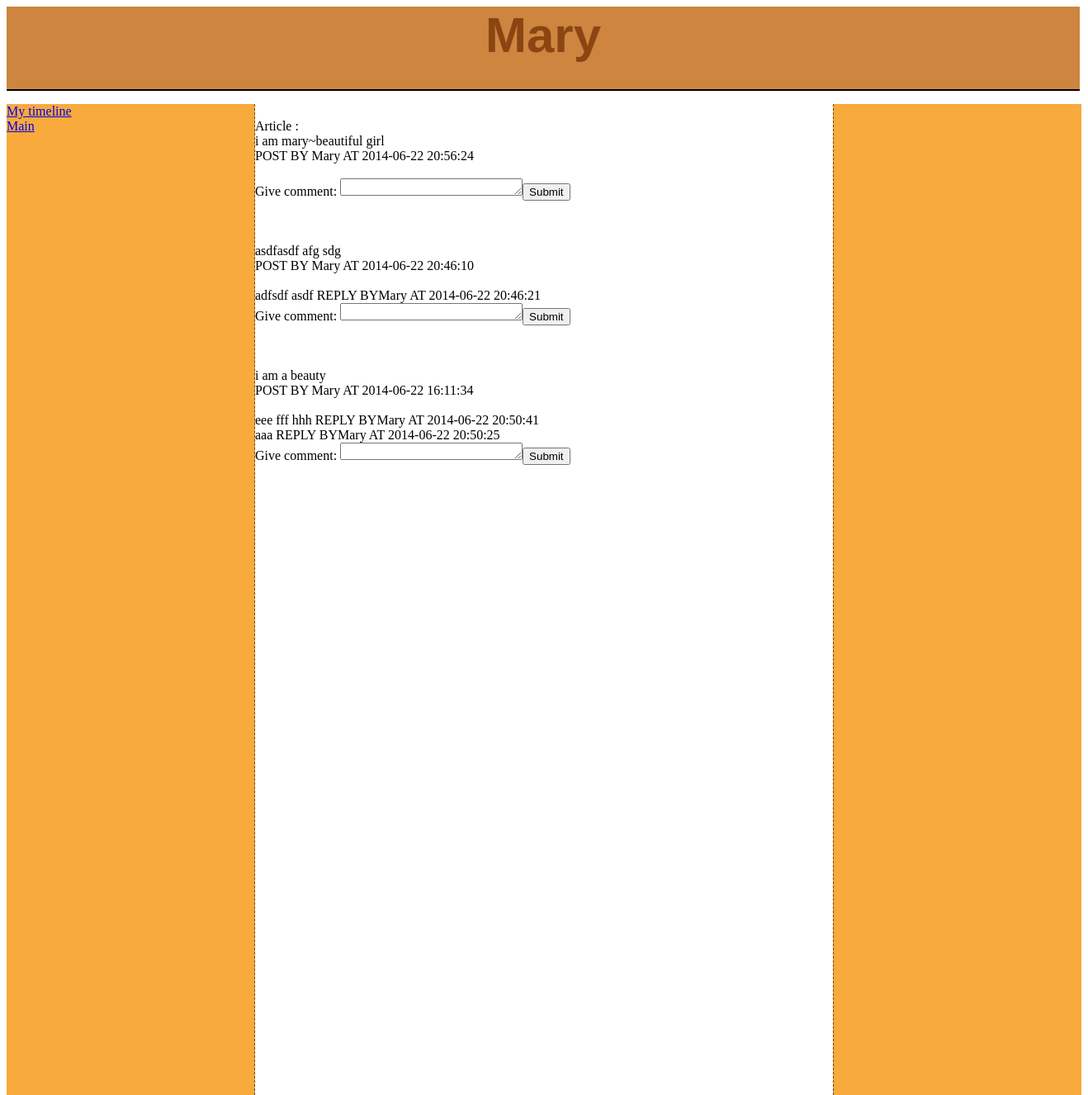
Screenshot of /timeline.php?uid=6 (signed in) with the database file from the repository.
### tables this page shows
CREATE TABLE IF NOT EXISTS `personal_info` (
  `uid` varchar(15) NOT NULL,
  `name` varchar(30) NOT NULL,
  `sex` enum('M','F') NOT NULL,
  `birthday` date NOT NULL,
  `hid` varchar(15) NOT NULL,
  `modtime` datetime NOT NULL,
  PRIMARY KEY (`uid`)
);

CREATE TABLE IF NOT EXISTS `article` (
  `aid` int(15) NOT NULL,
  `content` varchar(100) NOT NULL,
  `post_time` datetime NOT NULL,
  `uid` int(15) NOT NULL,
  PRIMARY KEY (`aid`)
);

CREATE TABLE IF NOT EXISTS `reply` (
  `rid` int(15) NOT NULL,
  `aid` int(15) NOT NULL,
  `uid` int(15) NOT NULL,
  `text` varchar(50) NOT NULL,
  `response_time` datetime NOT NULL,
  PRIMARY KEY (`response_time`)
);

### timeline.php (the view, shortened to what this page needs)
<html>
<head>
<link href="style.css" rel="stylesheet" type="text/css">
</head>
<body>
<?php
if(isset($_SESSION['name']) && $_GET['uid']){
	$host ="localhost";
	$username = "dbuser";
	$password = "dbuser";
	$database = "db_0010145";
	$con = mysqli_connect($host, $username, $password, $database);
	echo '<div id="header"><p>';
	$now_name= "SELECT name FROM personal_info WHERE uid ='".$_GET['uid']."'" ;
	$b1=mysqli_query($con,$now_name);
	$row2=mysqli_fetch_array($b1);
	echo $row2['name'];
	echo "<br/>";
	echo '</div></p>';
	$now_id=$_GET['uid'];
	echo '<div id="leftnav">';
	if($now_id!==$_SESSION['uid']){
		$link=$_SESSION['uid'];
		$word="My timeline";
		echo "<a href=\"timeline.php?uid=$link\">".$word."</a>";
		echo"<br/>";
	}
	echo '<a href="main.php">Main</a>';
	echo '</div>';
	}
	echo '<div id="rightnav">';
	echo '</div>';
	echo'<div id="body">';
	if($now_id!=$_SESSION['uid']){
	$article = "SELECT aid,content,uid,post_time FROM article WHERE uid ='".$now_id."'ORDER BY post_time DESC" ;
	$a=mysqli_query($con,$article);
	$number=mysqli_num_rows($a);
	$j=1;
	echo"<br/>";
	echo "Article : <br/>";
	while($j<=$number){
		$row=mysqli_fetch_array($a);
		echo $row['content'];
		echo"<br/>";
		echo"POST BY ";
		$select= "SELECT name FROM personal_info WHERE uid ='".$now_id."'" ;
		$b=mysqli_query($con,$select);
		$row1=mysqli_fetch_array($b);
		echo $row1['name'];
		echo" AT ";
		echo $row['post_time'];
		$postid1=$row['aid'];
		$comment = "SELECT rid,aid,uid,text,response_time FROM reply WHERE aid ='".$postid1."'ORDER BY response_time DESC" ;
		$s=mysqli_query($con,$comment);
		$numberofresponse=mysqli_num_rows($s);
		$k=1;
		echo"<br/>";
		while($k<=$numberofresponse){
			echo"<br/>";
			$response=mysqli_fetch_array($s);
			echo $response['text'];
			$selectname= "SELECT name FROM personal_info WHERE uid ='".$response['uid']."'" ;
			$how=mysqli_query($con,$selectname);
			$response1=mysqli_fetch_array($how);
			echo" REPLY BY";
			echo $response1['name'];
			echo" AT ";
			echo $response['response_time'];
			$k++;
		}
		echo"<br/>";
		echo"<form method=\"post\" action=\"addresponse.php\">";
		echo"Give comment: ";
		echo"<textarea name=\"text\" rows=\"1\" cols=\"25\">";
		echo"</textarea>";
		echo"<input type=\"submit\">";
		echo"</form>";
		echo "<br/><br/>";
		$j++;
	}
	}
	echo '</div>';
?>
</body>
</html>

### style.css (style rules this page uses)
#header { width: 1300px; height: 100px; position: relative; background-color: peru; border-bottom: 2px solid #000000; }
#header p { color:saddlebrown; font-family:Arial; font-weight:bold; font-size: 60px; text-align:center; }
#leftnav { float: left; width: 300px; height: 1200px; background-color: #F8AA3C; border-right:1px dashed #694717; }
#rightnav { float: right; width: 300px; height: 1200px; background-color: #F8AA3C; border-left: 1px dashed #694717; }
#body { width: 700px; margin-left:301px; margin-right:301px; }

### rows the page displays
personal_info: name "Mary"
article: content "i am mary~beautiful girl", uid.name "Mary", post_time "2014-06-22 20:56:24"
article: content "asdfasdf afg sdg", uid.name "Mary", post_time "2014-06-22 20:46:10"
reply: text "adfsdf asdf", uid.name "Mary", response_time "2014-06-22 20:46:21"
article: content "i am a beauty", uid.name "Mary", post_time "2014-06-22 16:11:34"
reply: text "eee fff hhh", uid.name "Mary", response_time "2014-06-22 20:50:41"
reply: text "aaa", uid.name "Mary", response_time "2014-06-22 20:50:25"

### other values shown
$word "My timeline"
